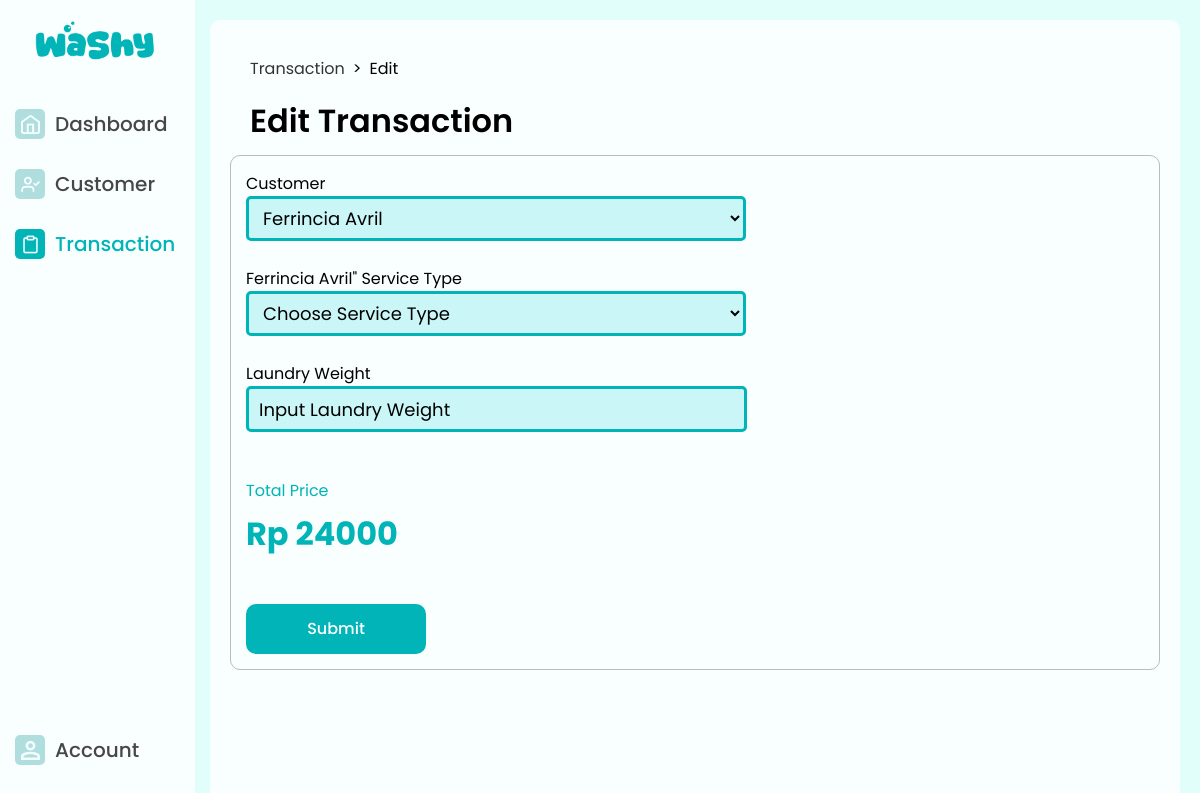
/Pages/Transaction/edit.php?id_transaction=1, run on the app's committed database.
### tables this page shows
CREATE TABLE `transaction_data` (
  `id_transaction` int(11) NOT NULL,
  `id_customer` int(11) DEFAULT NULL,
  `service_type` varchar(100) DEFAULT NULL,
  `weight` double DEFAULT NULL,
  `price` double DEFAULT NULL
);

CREATE TABLE `customer` (
  `id_customer` int(11) NOT NULL,
  `first_name` varchar(100) DEFAULT NULL,
  `last_name` varchar(100) DEFAULT NULL,
  `house_address` varchar(255) DEFAULT NULL,
  `email_address` varchar(150) DEFAULT NULL,
  `phone_number` varchar(30) DEFAULT NULL,
  `transaction_total` double DEFAULT 0
);

### Pages/Transaction/edit.php (the view, shortened to what this page needs)
<?php
    include("../../db.php");
    $search=$_GET['id_transaction'];
    $sql="SELECT * from transaction_data t join customer c
        on (t.id_customer=c.id_customer) where
        t.id_transaction = $search";
    $query=$conn->query($sql);
    $trans=[];
    if($query->num_rows!=0){
        while($row=$query->fetch_assoc()){
            $trans[]=$row;
        }
    }
?>
<!DOCTYPE html >
<html>
    <head>
        <link rel="stylesheet" href="/WASHY/css/style.css" type="text/css" media="screen" />
    </head>
    <body>
        <div class="sidebar">
            <img class="logo" src="/WASHY/img/Logo.png"/>
            <div class="button-sidebar">
                <ul class="menu menu-main">
                    <li>
                        <a href="/WASHY/Pages/Dashboard/index.php" class="menu-button">
                            <div class="logo-box">
                                <img class="button-logo" src="/WASHY/img/dashboard_button.png"/>
                            </div>
                            <div class="menu-text">
                                Dashboard
                            </div>
                        </a>
                    </li>
                    <li>
                        <a href="/WASHY/Pages/Customer/index.php" class="menu-button">
                            <div class="logo-box">
                                <img class="button-logo" src="/WASHY/img/customer_button.png"/>
                            </div>
                            <div class="menu-text">
                                Customer
                            </div>
                        </a>
                    </li>
                    <li>
                        <a href="/WASHY/Pages/Transaction/index.php" class="menu-button active">
                            <div class="logo-box">
                                <img class="button-logo" src="/WASHY/img/transaction_button.png"/>
                            </div>
                            <div class="menu-text">
                                Transaction
                            </div>
                        </a>
                    </li>
                </ul>
                <ul class="menu menu-settings">
                    <li>
                        <a href="/Washy/Pages/Account/index.php" class="menu-button">
                            <div class="logo-box">
                                <img class="button-logo" src="/WASHY/img/account_button.png"/>
                            </div>
                            <div class="menu-text">
                                Account
                            </div>
                        </a>
                    </li>
                </ul>
            </div>
        </div>
        <div class="content">
            <div class="page-header">
                <div class="page-title">
                    <div class="breadcrumb">
                        <a href="/WASHY/Pages/Transaction/index.php">Transaction</a>
                        <span>></span>
                        <p class="current">Edit</p>
                    </div>
                    <h1>Edit Transaction</h1>
                </div>
            </div>
            <div class="form-section">
                <form action="/WASHY/Pages/Transaction/edit-proses.php" method="POST">
                    <label for="nama_customer">Customer</label><br>
                    <select class="dropdown" name="nama_customer" id="nama_customer" readonly>
                        <?php foreach($trans as $c): ?>
                        <option value=<?php echo $c['first_name'].' '. $c['last_name']?>><?= $c['first_name'].' '. $c['last_name'] ?></option>
                        <?php  endforeach; ?>
                    </select><br><br>
                    <?= $trans[0]['first_name'].' '. $trans[0]['last_name'] ?>"
                    <label for="service_type">Service Type</label><br>
                    <select class="dropdown" name="service_type" id="service_type" onchange="countPrice(this.value, document.getElementById('weight').value)">
                        <option value="null">Choose Service Type</option>
                    </select><br><br>
                    <label for="weight">Laundry Weight</label><br>
                    <input type="text" name="weight" class="input-box" id="weight" placeholder="Input Laundry Weight" oninput="countPrice(document.getElementById('service_type').value, this.value)"/>
                    <br><br>
                    <div class="price">
                        <h4>Total Price</h4>
                        <h1 id="count_price">Rp <?= $trans[0]['price'] ?></h1>
                    </div><br>
                    <input type="submit" name="submit" class="add-btn" onclick="return ValTrans();"/>
                </form>
        </div>
    </body>
</html>

### css/style.css (style rules this page uses)
* { font-family: 'Poppins', sans-serif; }
body { background-color: #E2FEFB; margin: 0px; margin-top: 0px; padding: 0px; }
.sidebar { background-color: #F8FFFE; width: 180px; height: 100vh; position: fixed; padding-left: 15px; padding-top: 20px; top: 0; left: 0; display: flex; flex-direction: column; }
.logo { width: 120px; align-items: center; margin-left: 20px; }
ul { list-style-type: none; margin-left: 0; padding: 0; }
li { margin-top: 20px; margin-left: 0; }
.menu-main { flex-grow: 1; }
.menu-settings { margin-bottom: 50px; }
.menu-button { width: 135px; height: 40px; text-decoration: none; color: inherit; display: flex; align-items: center; justify-content: flex-start; }
.logo-box { width: 30px; height: 30px; border-radius: 5px; align-items: center; background-color: #B0DEDF; }
.menu-text { font-family: 'Poppins', sans-serif; font-size: 20px; font-weight: 500; color: #474747; margin-left: 10px; }
.menu-button.active .logo-box { background-color: #00B4B7; }
.menu-button.active .menu-text { color: #00B4B7; }
.button-logo { width: 19px; height: 19px; margin: 6px; }
.button-sidebar { display: flex; flex-direction: column; height: 100%; }
.content { background-color: #F8FFFE; margin-left: 210px; margin-top: 20px; border-radius: 10px; min-height: calc(100vh - 10px); width: calc(100% - 230px); box-sizing: border-box; padding: 20px; padding-top: 10px; }
.page-header { display: flex; justify-content: space-between; align-items: center; width: 100%; padding: 10px 20px; }
.page-title h1 { margin: 0; font-size: 32px; font-weight: 600; }
.add-btn { background-color: #00B4B7; border: none; border-radius: 10px; color: #ffffff; font-size: 16px; font-weight: 500; margin-right: 15px; margin-top: -20px; width: 180px; height: 50px; display: flex; justify-content: center; align-items: center; text-decoration: none; }
.breadcrumb { display: flex; align-items: center; gap: 8px; }
.breadcrumb a { text-decoration: none; color: #333; }
.form-section { border:1px solid #bbbbbb; border-radius: 10px; padding: 15px; }
.dropdown { border: 3px solid #00B4B7; border-radius: 5px; background-color: #caf6f8; width: 500px; height: 45px; padding: 0 10px; font-size: 18px; }
.dropdown::placeholder { font-size: 18px; margin-left: 8px; }
option { background-color: #caf6f8; }
.input-box { border: 3px solid #00B4B7; border-radius: 5px; background-color: #caf6f8; width: 475px; height: 40px; padding: 0 10px; font-size: 18px; }
.input-box::placeholder { color: #000000; }
.price { color: #00B4B7; }
.price h4 { font-weight: 400; }
.price h1 { margin-top: -15px; }

### data on the page
transaction_data: id_customer.first_name "Ferrincia", id_customer.last_name "Avril", price "24000"

### other printed values
form field nama_customer "Ferrincia Avril"
